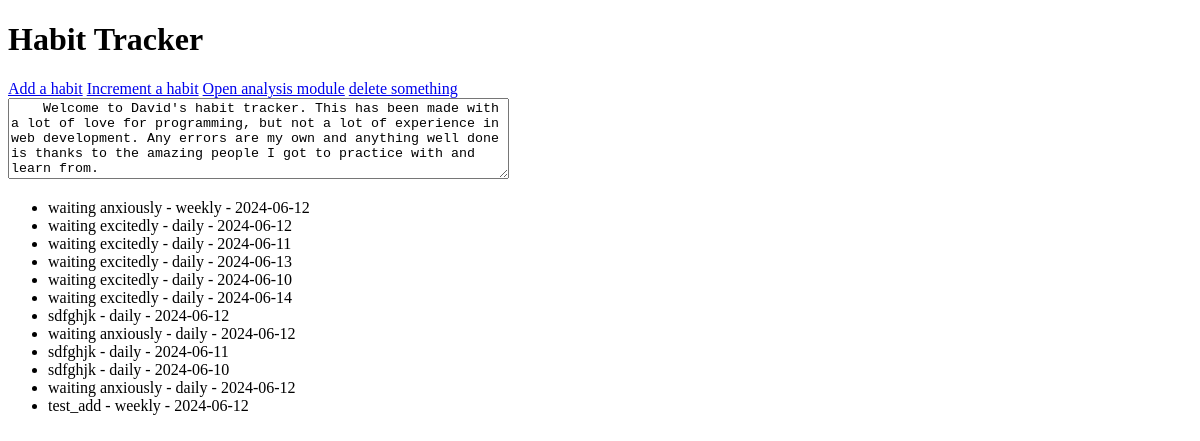
Before: / with the older database file.
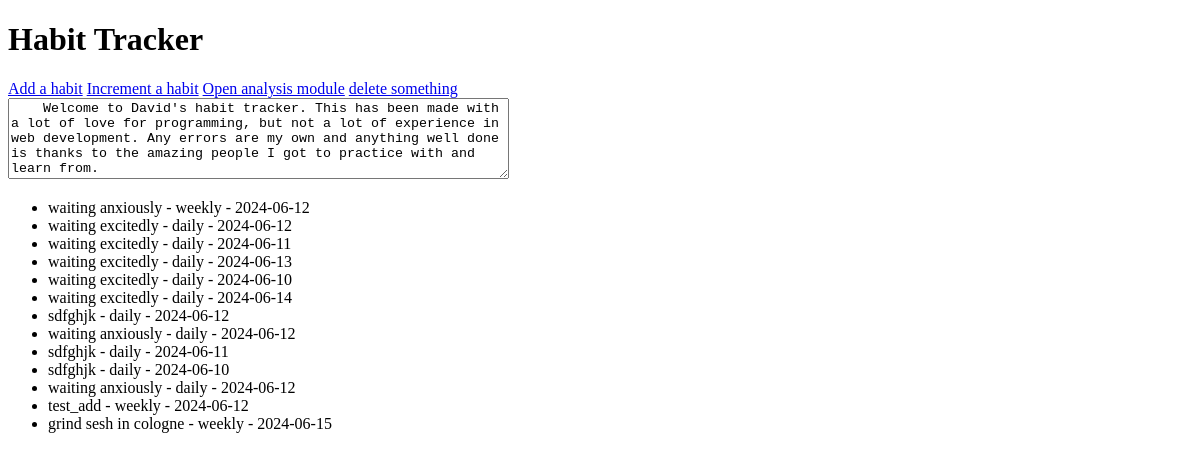
After: the same page with the newer database file.
### tables this page shows
CREATE TABLE habits (
                id INTEGER PRIMARY KEY AUTOINCREMENT,
                name TEXT NOT NULL,
                date TEXT NOT NULL,
                streak INTEGER,
                periodicity TEXT NOT NULL
            );

### app.py (the view)
@app.route('/')
def index():
    app.config['DATABASE']  = 'habit_tracker.db'
    conn = get_db_connection()
    cur = conn.cursor()
    cur.execute('SELECT * FROM habits')
    habits = cur.fetchall()
    return render_template('index.html', habits=habits)

### app.py (called while the page is built)
@app.before_request
def before_request():
    g.db = get_db_connection()

### database.py (called while the page is built)
def get_db_connection():
    if 'db' not in g: # checks if g already holds a database and adds one otherwise
        print('building database connection')
        g.db = sqlite3.connect(current_app.config['DATABASE']) # sets the db according to the current context
        g.db.row_factory = sqlite3.Row # getting back dictionaries from the row data
    return g.db

def close_db_connection(e=None):
    db = g.pop('db', None)
    if db is not None:
        db.close()

### templates/index.html (shortened to what this page needs)
<!DOCTYPE html>
<html lang="en">
<head>
</head>
<body>
    <h1>Habit Tracker</h1>
    <a href="{{ url_for('add')}}">Add a habit</a>
    <a href="{{ url_for('increment')}}">Increment a habit</a>
    <a href="{{ url_for('analysis')}}" >Open analysis module</a>
    <a href="{{ url_for('delete')}}" >delete something</a>
    <br>
    <textarea readonly name="greeting" rows="5" cols="60">
    Welcome to David's habit tracker. This has been made with a lot of love for programming, but not a lot of experience in web development. Any errors are my own and anything well done is thanks to the amazing people I got to practice with and learn from.
    </textarea>
    <ul>
        {% for habit in habits %}
        <li>{{ habit.name }} - {{ habit.periodicity }} - {{ habit.date }}</li>
        {% endfor %}
    </ul>
</body>
</html>

Changed rows visible on the page:
added habits: name "grind sesh in cologne", periodicity "weekly", date "2024-06-15"
